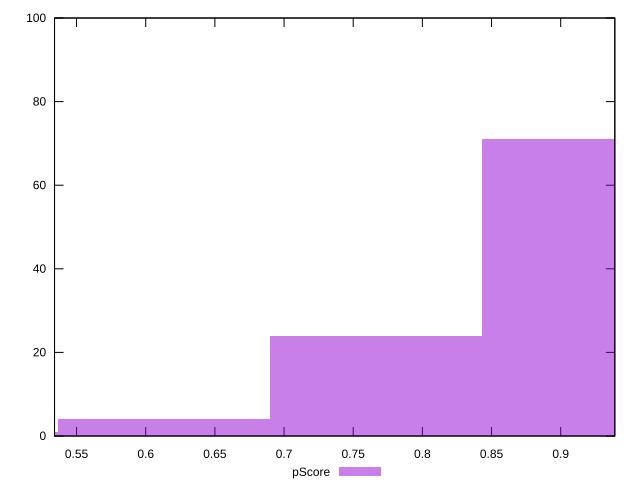

gnuplot code for this plot:
reset

$pScore <<EOF
0.6133421030274842 4
0.9200131545412262 71
0.7666776287843552 24
0.4600065772706131 1
EOF

set key outside below
set boxwidth 0.15333552575687104
set xrange [0.5340803300250051:0.9391213764579283]
set yrange [0:100]
set trange [0:100]
set style fill transparent solid 0.5 noborder
set terminal svg size 640, 490 enhanced background rgb 'white'
set output "report_00015_2021-02-09T16-11-33.973Z/first-contentful-paint/samples/pages+cached/pScore/histogram.svg"

plot $pScore title "pScore" with boxes

reset
